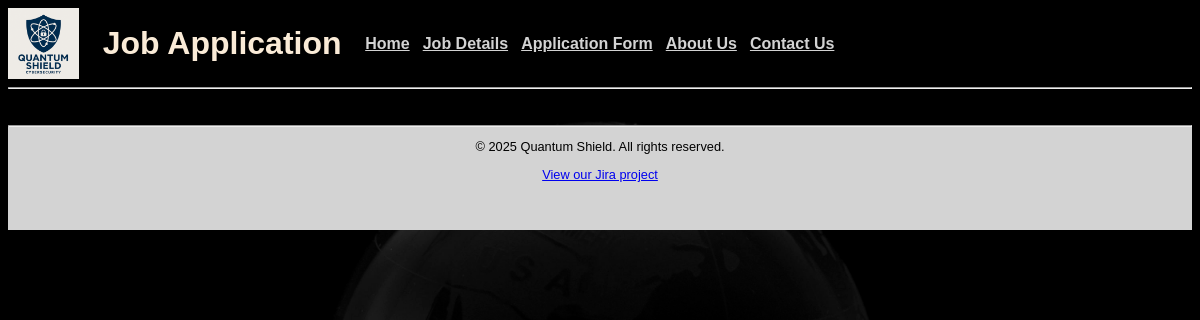
Before: /jobs.php with the older database file.
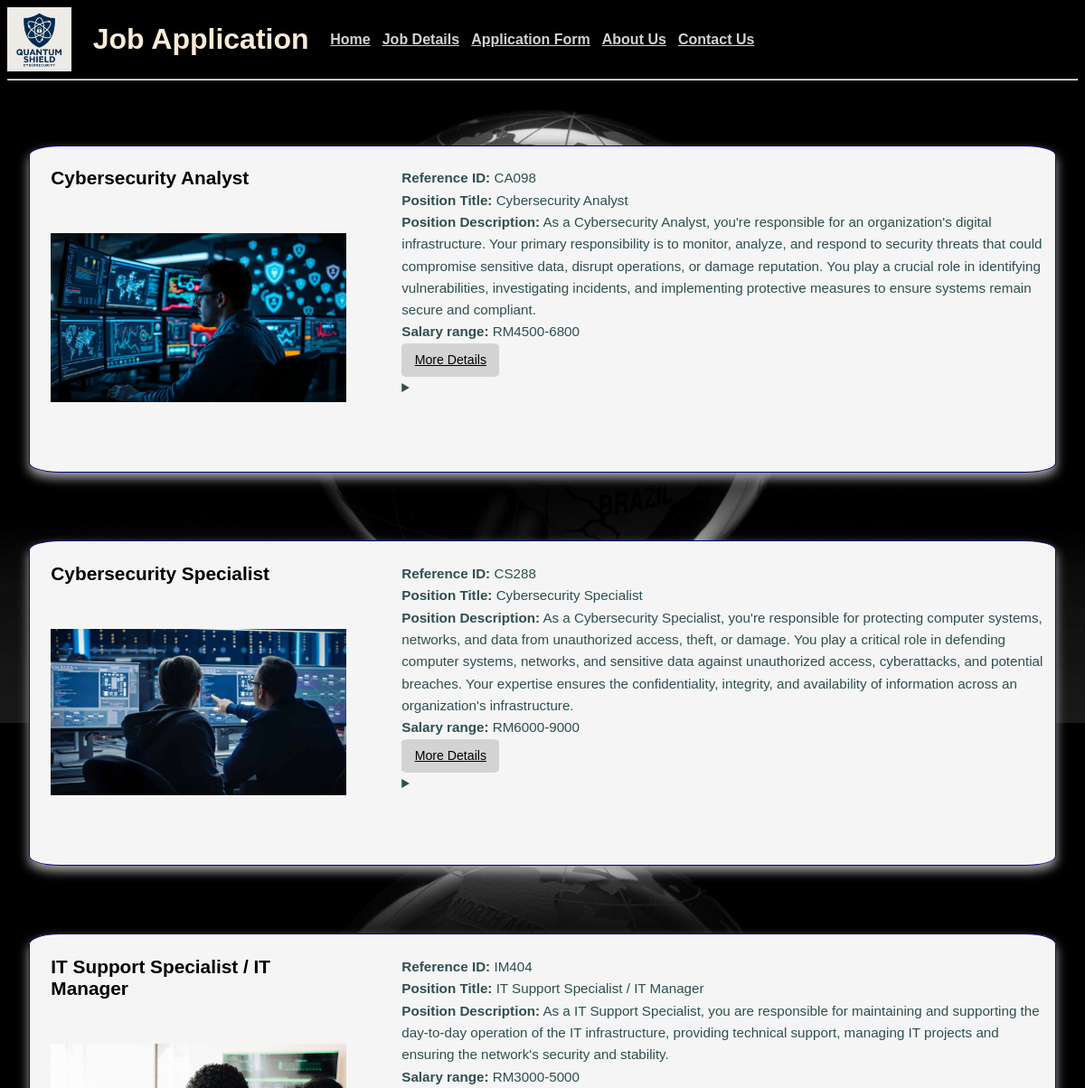
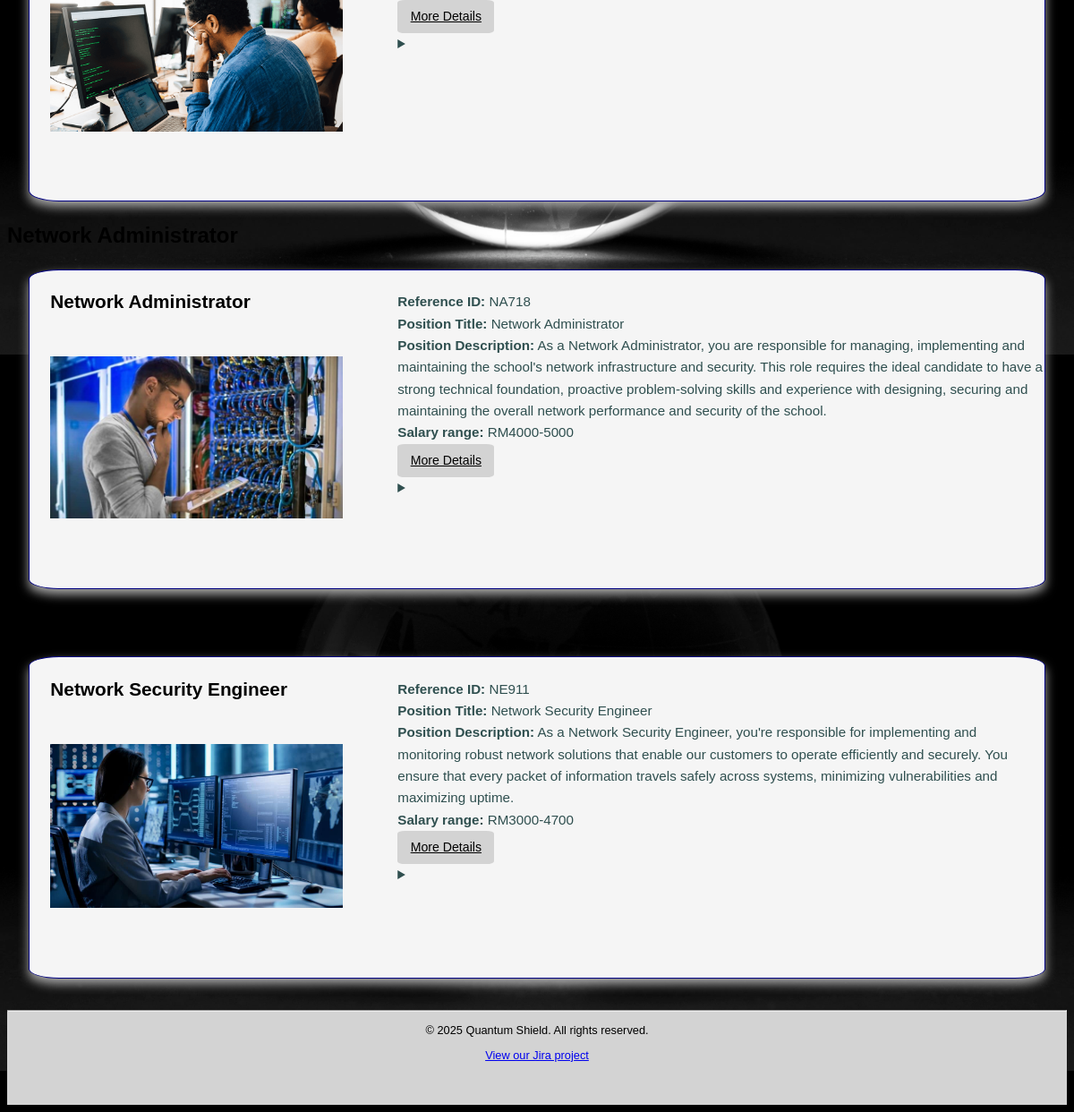
After: the same page with the newer database file (2 pictures, top to bottom).
### tables this page shows
CREATE TABLE `jobs` (
  `ref_id` varchar(11) NOT NULL,
  `title` varchar(100) NOT NULL,
  `image` varchar(255) DEFAULT NULL,
  `subtitle` varchar(255) DEFAULT NULL,
  `description` text DEFAULT NULL,
  `salary_range` varchar(50) NOT NULL,
  `reporting_manager` varchar(100) DEFAULT NULL,
  `details` text DEFAULT NULL,
  `references_link` varchar(255) DEFAULT NULL
);

### jobs.php (the view, shortened to what this page needs)
<?php
include 'header.inc';
include 'nav.inc';
require_once('settings.php');
$conn = @mysqli_connect($host, $user, $pwd, $sql_db);
if (!$conn) {
    echo "<p>Database connection failure</p>";
} else {
    $query = "SELECT * FROM jobs";
    $result = mysqli_query($conn, $query);
    if ($result) {
        echo "<main class='job-list'>";
        while ($row = mysqli_fetch_assoc($result)) {
            echo "
            <section id='" . $row['ref_id'] . "'>
              <h2>" . $row['title'] . "</h2>
              <dl class='job-details'>
                <dt>
                  <strong>" . $row['title'] . "</strong>";
            if ($row['image'] != "") {
                echo "<img src='" . $row['image'] . "' alt='" . $row['title'] . "' class='job-image'>";
            }
            echo "</dt>
                <dd>
                  <strong>Reference ID:</strong> " . $row['ref_id'] . "<br>
                  <strong>Position Title:</strong> " . $row['title'] . "<br>
                  <strong>Position Description:</strong> " . $row['description'] . "<br>
                  <strong>Salary range:</strong> " . $row['salary_range'] . "<br>
                  <a href='#" . $row['ref_id'] . "-details' class='button'>More Details</a><br>
                  <details>
                    <summary id='" . $row['ref_id'] . "-details'></summary>
                    The title of the position to whom the successful applicant will report: " . $row['reporting_manager'] . "<br>
                    " . $row['details'];
            if ($row['references_link'] != "") {
                echo "<br><a href='" . $row['references_link'] . "'>Reference Link</a>";
            }
            echo "</details>
                </dd>
              </dl>
            </section>";
        }
        echo "</main>";
    } else {
        echo "<p>Unable to retrieve jobs data.</p>";
    }
}
include 'footer.inc';
?>

### header.inc (shortened to what this page needs)
<!DOCTYPE html>
<html lang="en">
    <head>
        <link rel="stylesheet" href="styles/styles.css">
    </head>
    <body>
        <header>
            <img src="images/Quantum_Shield_Logo.png" alt="Quantum Shield Logo" class="logo">
            <h1>Job Application</h1>

### nav.inc
<nav>
                <a href="index.php">Home</a> |
                <a href="jobs.php">Job Details</a> |
                <a href="apply.php">Application Form</a> |
                <a href="about.php">About Us</a> |
                <a href="mailto:info@quantumshield.com.au">Contact Us</a>
            </nav>
        </header>
        <hr>

### footer.inc
<footer class="footer">
    <hr>
    <p class="leftfooter">&copy; 2025 Quantum Shield. All rights reserved.</p >
    <p class="rightfooter"><a href="https://danielyongtm.atlassian.net/jira/software/projects/PROJ/boards/34?atlOrigin=eyJpIjoiNjQxZjBlZDhhYmJlNDE0ZDhiOTU4MzdkYjQwNzg0OTMiLCJwIjoiaiJ9">View our Jira project</a ></p>
</footer>

### styles/styles.css (style rules this page uses)
header { display: flex; align-items: center; gap: 2%; padding: 0%; flex-wrap: wrap; }
.logo { width: 6%; height: auto; }
body { font-family: "Arial", sans-serif; background-image: url(styles/images/background6.jpeg); background-size: 100%; background-repeat: repeat-y; }
h1 { font-weight: bold; font-size: 2em; line-height: 1.2%; color: antiquewhite; font-family: "Arial", sans-serif; }
nav a { color: lightgray; font-weight: bold; }
.button { display: inline-block; padding: 1% 2%; background-color: lightgray; color: black; border: none; border-radius: 8%; font-size: 93%; cursor: pointer; }
.job-image { width: 100%; padding-top: 15%; padding-bottom: 15%; }
.job-details { display: grid; grid-template-columns: 30% 70%; gap: 2%; margin: 2%; background-color: whitesmoke; border: 1px solid navy; border-radius: 3%; padding: 2%; box-shadow: 0 6px 12px darkgrey; }
.job-details dt { font-size: 1.3em; font-weight: bold; color: black; }
.job-details dd { font-size: 0.95em; color: darkslategray; line-height: 1.6; }
footer { width: 100%; text-align: center; font-size: 0.8em; background-color: lightgray; margin-top: 3%; margin-bottom: 0; padding-bottom: 3%; }

Changed rows visible on the page:
added jobs: title "Cybersecurity Analyst", image (picture), ref_id "CA098", description "As a Cybersecurity Analyst, you're responsible for an organization's digital infrastructure. Your primary responsibility is to monitor, analyze, and respond to security threats that could compromise sensitive data, disrupt operations, or damage reputation. You play a crucial role in identifying vulnerabilities, investigating incidents, and implementing protective measures to ensure systems remain secure and compliant.", salary_range "RM4500-6800"
added jobs: title "Cybersecurity Specialist", image (picture), ref_id "CS288", description "As a Cybersecurity Specialist, you're responsible for protecting computer systems, networks, and data from unauthorized access, theft, or damage. You play a critical role in defending computer systems, networks, and sensitive data against unauthorized access, cyberattacks, and potential breaches. Your expertise ensures the confidentiality, integrity, and availability of information across an organization's infrastructure.", salary_range "RM6000-9000"
added jobs: title "IT Support Specialist / IT Manager", image (picture), ref_id "IM404", description "As a IT Support Specialist, you are responsible for maintaining and supporting the day-to-day operation of the IT infrastructure, providing technical support, managing IT projects and ensuring the network's security and stability.", salary_range "RM3000-5000"
added jobs: title "Network Administrator", image (picture), ref_id "NA718", description "As a Network Administrator, you are responsible for managing, implementing and maintaining the school's network infrastructure and security. This role requires the ideal candidate to have a strong technical foundation, proactive problem-solving skills and experience with designing, securing and maintaining the overall network performance and security of the school.", salary_range "RM4000-5000"
added jobs: title "Network Security Engineer", image (picture), ref_id "NE911", description "As a Network Security Engineer, you're responsible for implementing and monitoring robust network solutions that enable our customers to operate efficiently and securely. You ensure that every packet of information travels safely across systems, minimizing vulnerabilities and maximizing uptime.", salary_range "RM3000-4700"
